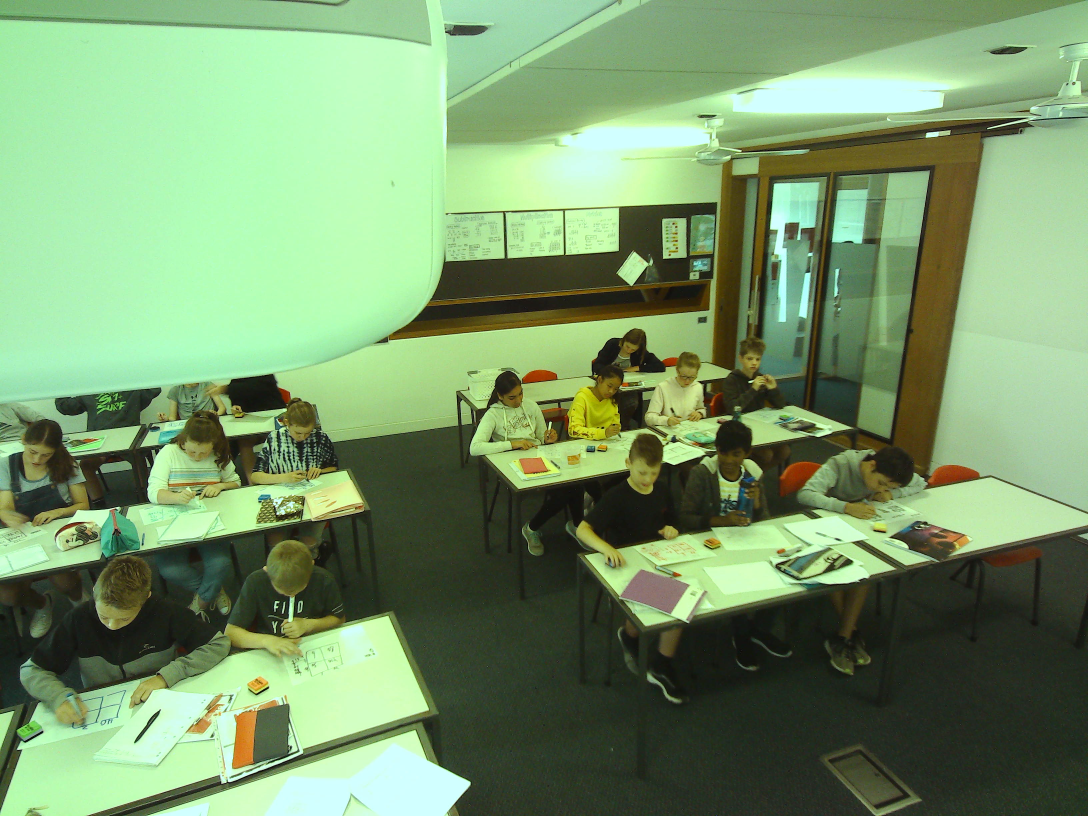
#> input picture test_4x3_jpg/201804-PI3BP-KAZ_B20181129102737_F20181129105337_frm30_cam0.jpg, 3264 x 2448 px (shown at 1/3 size); its folder holds only this picture in this run
$ python detect_cv_haar.py   (older library calls are emulated)
#> lines starting #> are read from the running program, lines starting #| are printed output that depends on the picture
import os
from datetime import datetime, timedelta
import numpy as np
import argparse
import json

from bashplotlib.histogram import plot_hist

from PIL import Image, ImageOps, ImageDraw, ImageFont

import cv2


def pil_save_detections(path, img, pred, colors):
    """
    Draws boxes and saves image in .jpg format.

    :param path: image will be saved here
    :param img: original image
    :param pred: predictions (boxes) in [x1, y1, x2, y2] format
    :param colors: list of colors for each class

    """
    img_w, img_h = img.size

    draw = ImageDraw.Draw(img)
    font = ImageFont.truetype("old_stuff/arial.ttf", int(0.025 * img_h))
    for x1, y1, x2, y2, obj, cls in pred:
        cls_idx = int(np.argmax(cls))

        # draw boxes and text
        draw.rectangle(((x1, y1), (x2, y2)),
                       outline=colors[cls_idx],
                       width=int(0.002 * img_h))
        draw.text((x1, y1), "{:.2f} {:.2f}".format(obj, cls),
                  fill=(0, 255, 0, 128), font=font)

    # resize image down to width of 1024
    base_width = 1024
    wpercent = base_width / float(img_w)
    hsize = int(float(img_h) * float(wpercent))
    img = img.resize((base_width, hsize), Image.LANCZOS)
    img.save(os.path.normpath(path), quality=95)


# [84 lines left out: functions pil_get_image, bbox_iou, xywh2xyxy, not called in this run]


def xyxy2xywh(x):
    """
    Convert bounding box format

    :param x: [x1, y1, x2, y2]
    :return: [x, y, w, h]
    """
    y = np.zeros_like(x)
    y[:, 0] = (x[:, 0] + x[:, 2]) / 2
    y[:, 1] = (x[:, 1] + x[:, 3]) / 2
    y[:, 2] = x[:, 2] - x[:, 0]
    y[:, 3] = x[:, 3] - x[:, 1]
    return y


# [130 lines left out: functions compute_ap, ap_per_class, compute_stats, not called in this run]


def detect(opt):
    """ Runs detections """

    # list of class labels
    class_names = ['face', 'other']
    colors = ['green', 'red']

    # Create the haar cascade
    cascPath = "haarcascade_frontalface_default.xml"
    faceCascade = cv2.CascadeClassifier(cascPath)

    # default parameters from opencv
    # https://docs.opencv.org/2.4/modules/objdetect/doc/cascade_classification.html#cascadeclassifier-detectmultiscale
    scale = 1.1
    min_n = 5
    min_size = 20
    gray = False
    config = "cv_haar_scale{}_minN{}_minSize{}_gray{}".format(scale, min_n, min_size, gray)
    savedir = os.path.normpath("{}/{}".format(opt.output, config))
    os.makedirs(savedir, exist_ok=True)

    if not opt.evaluate:
        obj_confs_pre, obj_confs_post, class_confs_post = [], [], []
    else:
        seen, stats, timedeltas = 0, [], []

    # traverse folder and load images and labels
    for root, dirs, files in os.walk(opt.images, topdown=True):
        # do not recurse if output files written in sub-folders
        if os.path.normpath(opt.output) in root:
            continue
        for name in sorted(files):
            if not name.endswith((".jpg", ".png", ".jpeg", ".bmp")):
                continue
            img_path = os.path.join(root, name)

            imgstart = datetime.now()
            img = Image.open(img_path).convert("L" if gray else "RGB")
#> img is the input picture: PIL image 3264x2448 RGB; mean R, G, B 120.2, 152, 107.7
            img_w, img_h = img.size
            print("Loading image {} \ntook: {}".format(img_path, datetime.now() - imgstart))

            runstart = datetime.now()
            print("Running inference ... ", end='')
            pred = faceCascade.detectMultiScale(
                np.array(img), scaleFactor=scale, minNeighbors=min_n,
                minSize=(min_size, min_size)
                # flags = cv2.CV_HAAR_SCALE_IMAGE
            )
#> pred = [[2225, 1049, 75, 75], [1894, 1388, 91, 91]]
            # continue to next item if no detections left
            num_dets = np.shape(pred)[0]
            print("Num. detections:", num_dets)
#| Num. detections: 2
            if num_dets == 0:
                continue

            pred[..., 2:4] += pred[..., :2] # x1y1x2y2
            pred = np.append(pred, np.ones((np.shape(pred)[0], 2)), axis=1) # add obj conf as 1
#> pred = [[2225, 1049, 2300, 1124, 1, 1], [1894, 1388, 1985, 1479, 1, 1]]
            runtook = datetime.now() - runstart
            print("took {}".format(runtook))

            if not opt.evaluate:
                # keep a list of object confidences before NMS
                obj_confs_pre.extend(np.squeeze(pred[..., 4]).tolist())
            else:
                timedeltas.append(runtook)

            if opt.evaluate:
                label_path = ".".join(img_path.split('.')[:-1]) + ".txt"
                if not os.path.isfile(label_path):
                    continue

                with open(label_path, 'r') as f:
                    targets = np.array([x.split() for x in f.read().splitlines()],
                                       dtype=np.float32)
                if targets.size == 0:
                    continue
                else:
                    # Rescale to full image coordinates
                    targets[:, [1, 3]] *= img_w
                    targets[:, [2, 4]] *= img_h

                # keep running stats for all images
                stats = compute_stats(pred, targets, stats, opt)
                seen += 1
            else:
                # keep a list of object confidences and class confidences after NMS
                obj_confs_post.extend(pred[..., 4].tolist())
                class_confs_post.append(pred[..., 5:].tolist())

                # save images if requested as .jpg
                savepath = "{}/{}".format(savedir, os.path.basename(img_path))
                savepath = os.path.normpath(".".join(savepath.split(".")[:-1]) + ".jpg")

                # draw boxes, saving image
                if not opt.no_plot:
                    drawstart = datetime.now()
                    pil_save_detections(savepath, img, pred, colors)
#> the loop in pil_save_detections, `for x1, y1, x2, y2, obj, cls in pred:` made 2 passes
#> (x1, y1, x2, y2, obj, cls, cls_idx) on passes 1 to 2: (2225, 1049, 2300, 1124, 1, 1, 0), (1894, 1388, 1985, 1479, 1, 1, 0)
#> in pil_save_detections, `img = img.resize((base_width, hsize), Image.LANCZOS)`:
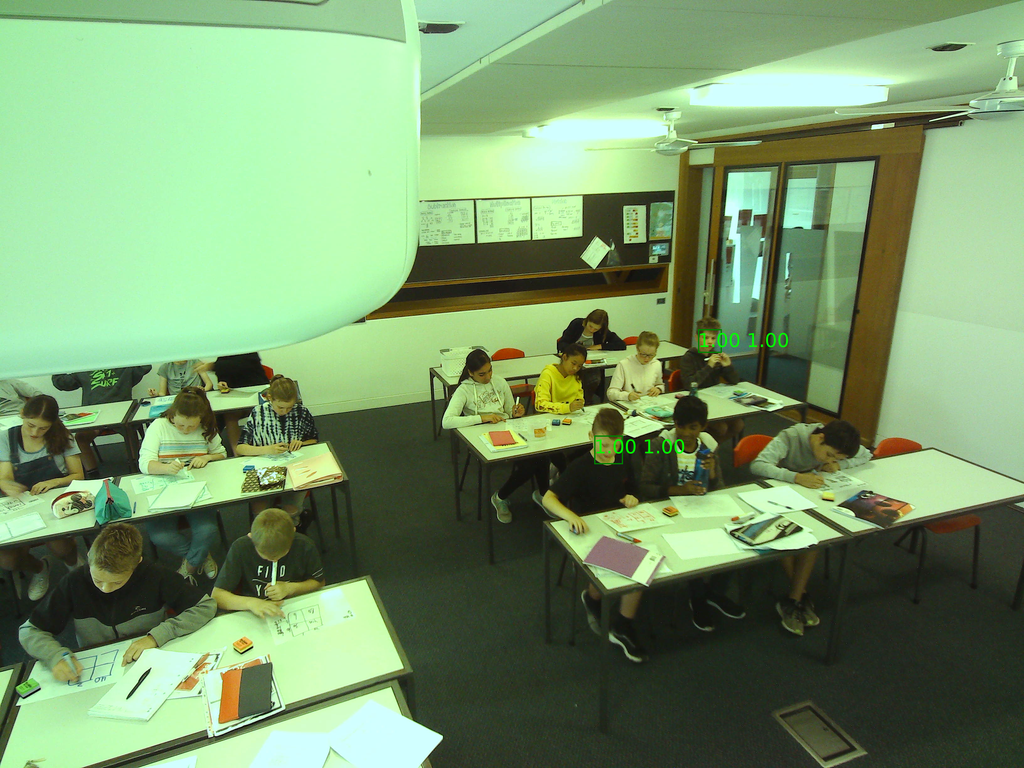
#> img: PIL image 1024x768 RGB; mean R, G, B 120.2, 152.2, 107.7
                    print("Drawing boxes and saving image took {}".format(datetime.now() - drawstart))

                # save detections to .txt file with same name
                writestart = datetime.now()
                savetxt = savepath.replace(".jpg", ".txt")
                with open(savetxt, "a") as f:
                    for *box, _, cls in pred:
                        cls_idx = int(np.argmax(cls))
                        x, y, w, h = xyxy2xywh(np.expand_dims(box, 0)).squeeze()
                        x = min(1, max(0, x / img_w))
                        y = min(1, max(0, y / img_h))
                        w = min(1, max(0, w / img_w))
                        h = min(1, max(0, h / img_h))
                        f.write("{:d} {:.10f} {:.10f} {:.10f} {:.10f}\n"
                                .format(cls_idx, x, y, w, h))
#> this loop made 2 passes
#> (box, cls, cls_idx, y, x, w, h) on passes 1 to 2: ([2225, 1049, 2300, 1124], 1, 0, 0.444, 0.693, 0.023, 0.0306), ([1894, 1388, 1985, 1479], 1, 0, 0.586, 0.594, 0.0279, 0.0372)
                print("Writing detections to file took {}".format(datetime.now() - writestart))

            print("Processing image, TOTAL took {}".format(datetime.now() - imgstart))
            print("*" * 80)

    if not opt.evaluate:
        # Show some stats
        plot_hist(obj_confs_pre, height=5, bincount=15,
                  showSummary=True, xlab=True, title="Objectness Confidence Pre-NMS")
#> (this line was passed over: bashplotlib is not available in this run)
        plot_hist(obj_confs_post, height=5, bincount=15,
                  showSummary=True, xlab=True, title="Objectness Confidence Post-NMS")
#> (this line was passed over: bashplotlib is not available in this run)
        class_confs_post = np.vstack(class_confs_post)
#> class_confs_post = [1, 1]
        for c in range(np.shape(class_confs_post)[1]):
            plot_hist(class_confs_post[:, c], height=5, bincount=15,
                      showSummary=True, xlab=True,
                      title="Class '{}' Confidence Post-NMS".format(class_names[c]))

        return None, None, None, None, {}
    else:
        # Compute statistics
        stats = [np.concatenate(x, 0) for x in list(zip(*stats))]  # to numpy
        nc = len(class_names)  # num classes
        nt = np.bincount(stats[3].astype(np.int64), minlength=nc)  # number of targets per class
        if len(stats):
            p, r, ap, f1, ap_class = ap_per_class(*stats)
            m_p, m_r, m_ap, m_f1 = p.mean(), r.mean(), ap.mean(), f1.mean()

        # Print to file as well
        f = open(savedir + "/stats_log.txt", "w")

        # Print results
        print(('%10s' + '%10s' * 6) % ('Class', 'Images', 'Targets', 'P', 'R', 'mAP', 'F1'))
        print(('%10s' + '%10s' * 6) % ('Class', 'Images', 'Targets', 'P', 'R', 'mAP', 'F1'), file=f)
        pf = '%10s' + '%10.3g' * 6  # print format
        print(pf % ('all', seen, nt.sum(), m_p, m_r, m_ap, m_f1), end='\n\n')
        print(pf % ('all', seen, nt.sum(), m_p, m_r, m_ap, m_f1), end='\n\n', file=f)

        # Print results per class
        if nc > 1 and len(stats):
            per_class = {'AP': {}, 'P': {}, 'R': {}, 'F1': {}}
            for i, c in enumerate(ap_class):
                per_class['AP'][class_names[c]] = ap[i]
                per_class['P'][class_names[c]] = p[i]
                per_class['R'][class_names[c]] = r[i]
                per_class['F1'][class_names[c]] = f1[i]
                print(pf % (class_names[c], seen, nt[c], p[i], r[i], ap[i], f1[i]))
                print(pf % (class_names[c], seen, nt[c], p[i], r[i], ap[i], f1[i]), file=f)
        else:
            per_class = {}

        avg_inference_time = sum(timedeltas, timedelta(0)) / len(timedeltas)
        print('average inference time {}'.format(avg_inference_time))
        print('average inference time {}'.format(avg_inference_time), file=f)

        f.close()

        return m_p, m_r, m_ap, m_f1, per_class


if __name__ == '__main__':
    parser = argparse.ArgumentParser()
    parser.add_argument('--iou-thres', type=float, default=0.5,
                        help='minimum box overlap percentage to qualify as detected (Default: 0.5)')
    parser.add_argument('--images', type=str,
                        default='./test_4x3_jpg/',
                        help='path to images')
    parser.add_argument('--output', type=str,
                        default='./output/',
                        help='path where images with detections are saved')
    parser.add_argument('--evaluate', action='store_true',
                        help='get mAP based on labels located at same location with images.')
    parser.add_argument('--no-plot', action='store_true',
                        help='only detections .txt files will be written to output folder.')
    opt, _ = parser.parse_known_args()
    print(opt)
    tic = datetime.now()
    detect(opt)
#> (the call stopped at in detect, `plot_hist(class_confs_post[:, c], height=5, bincount=15, showSummary=T..`: bashplotlib is not available in this run)
    print("All took", datetime.now() - tic)

$ run again, on test_4x3_jpg/201804-PI3BP-KAZ_B20181130104929_F20181130105746_frm10_cam0.jpg
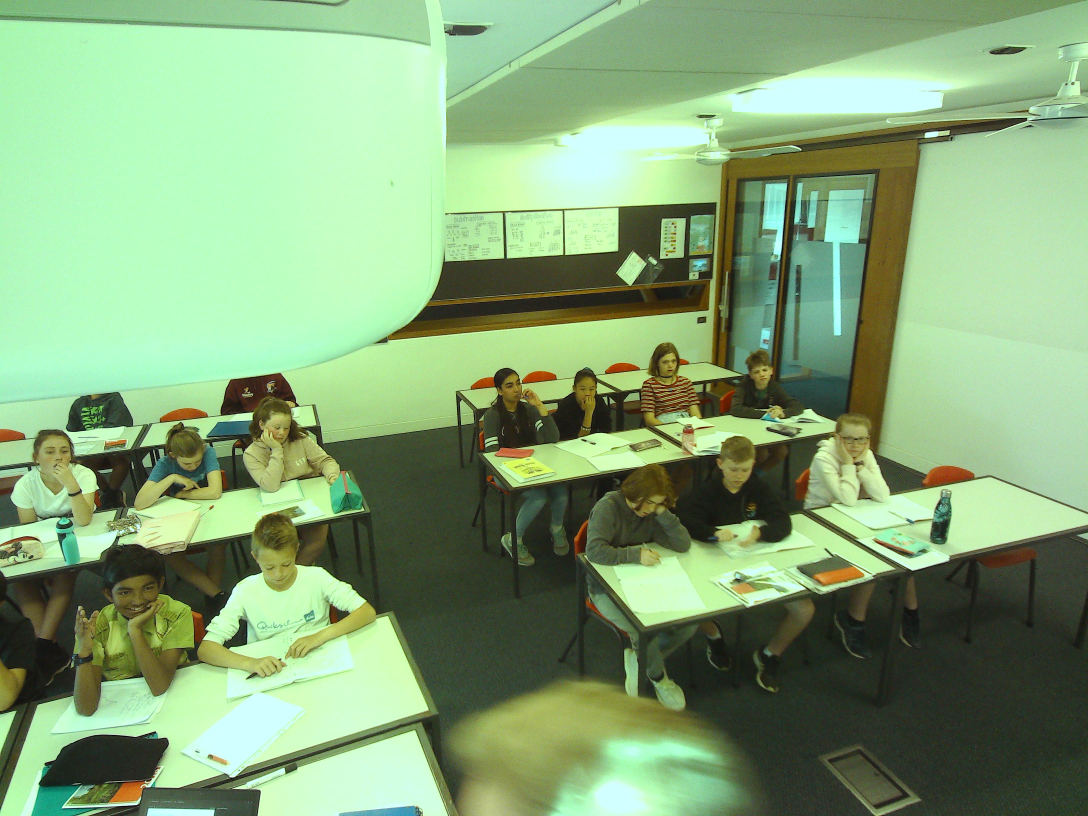
#> input picture test_4x3_jpg/201804-PI3BP-KAZ_B20181130104929_F20181130105746_frm10_cam0.jpg, 3264 x 2448 px (shown at 1/3 size)
#> in detect, img is the input picture: PIL image 3264x2448 RGB; mean R, G, B 132.9, 166.4, 121.2
#> in detect, `pred = faceCascade.detectMultiScale( np.array(img), scaleFactor=scale,..`: pred = [[1977, 1061, 64, 64], [2248, 1083, 74, 74], [1724, 1138, 73, 73], [2173, 1378, 87, 87], [118, 1310, 109, 109], [780, 1659, 110, 110], [2508, 1272, 113, 113]]
#| Num. detections: 7
#> in detect, `pred = np.append(pred, np.ones((np.shape(pred)[0], 2)), axis=1)`: pred = [[1977, 1061, 2041, 1125, 1, 1], [2248, 1083, 2322, 1157, 1, 1], [1724, 1138, 1797, 1211, 1, 1], [2173, 1378, 2260, 1465, 1, 1], [118, 1310, 227, 1419, 1, 1], [780, 1659, 890, 1769, 1, 1], [2508, 1272, 2621, 1385, 1, 1]]
#> the loop in pil_save_detections, `for x1, y1, x2, y2, obj, cls in pred:` made 7 passes
#> (x1, y1, x2, y2) on passes 1 to 7: (1977, 1061, 2041, 1125), (2248, 1083, 2322, 1157), (1724, 1138, 1797, 1211), (2173, 1378, 2260, 1465), (118, 1310, 227, 1419), (780, 1659, 890, 1769), (2508, 1272, 2621, 1385)
#> in pil_save_detections, `img = img.resize((base_width, hsize), Image.LANCZOS)`:
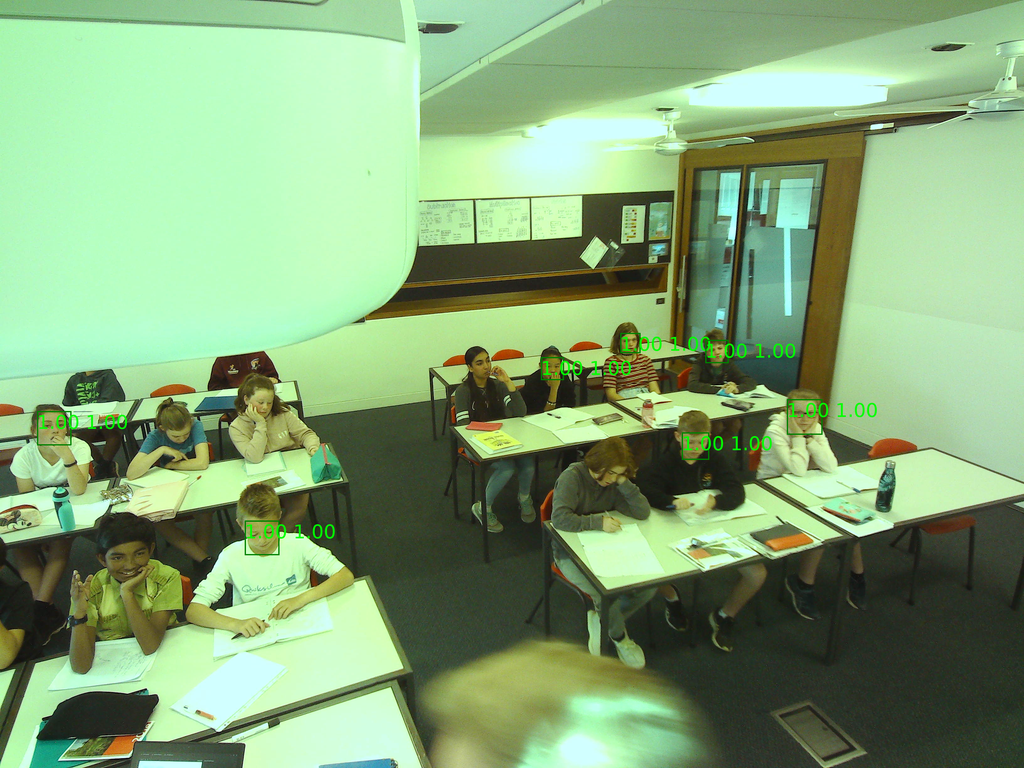
#> img: PIL image 1024x768 RGB; mean R, G, B 132.4, 166.8, 120.9
#> the loop in detect, `for *box, _, cls in pred:` made 7 passes
#> (box, y, x, w, h) on passes 1 to 7: ([1977, 1061, 2041, 1125], 0.446, 0.616, 0.0196, 0.0261), ([2248, 1083, 2322, 1157], 0.458, 0.7, 0.0227, 0.0302), ([1724, 1138, 1797, 1211], 0.48, 0.539, 0.0224, 0.0298), ([2173, 1378, 2260, 1465], 0.581, 0.679, 0.0267, 0.0355), ([118, 1310, 227, 1419], 0.557, 0.0528, 0.0334, 0.0445), ([780, 1659, 890, 1769], 0.7, 0.256, 0.0337, 0.0449), ([2508, 1272, 2621, 1385], 0.543, 0.786, 0.0346, 0.0462)
#> class_confs_post = [1, 1, 1, 1, 1, 1, 1]
